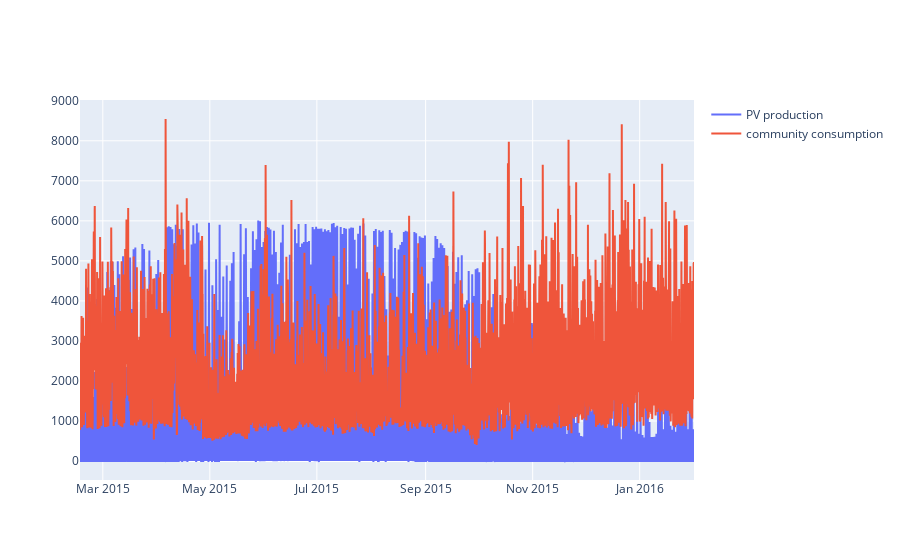

The notebook cell this image was saved under:
### Code cell
pv_surface = 50

################################ develop your own code here

################################ end of your own code 

fig = go.Figure()
fig.add_trace(go.Scatter(x=datetimes, y=[pv_surface * p for p in production], name='PV production'))
fig.add_trace(go.Scatter(x=datetimes, y=total_consumption, name='community consumption'))
fig.show()

### Figure 1 — Plotly figure (JSON) as saved in the notebook; plotly's stock layout.template omitted (floating-point values rounded to 4 significant figures; data arrays with more than 128 entries replaced by an {"elided": "..."} marker saying what was removed)
{"data": [{"name": "PV production", "type": "scatter", "x": {"elided": "8400 str values"}, "y": {"elided": "8400 float values"}}, {"name": "community consumption", "type": "scatter", "x": {"elided": "8400 str values"}, "y": {"elided": "8400 float values"}}], "layout": {}}
